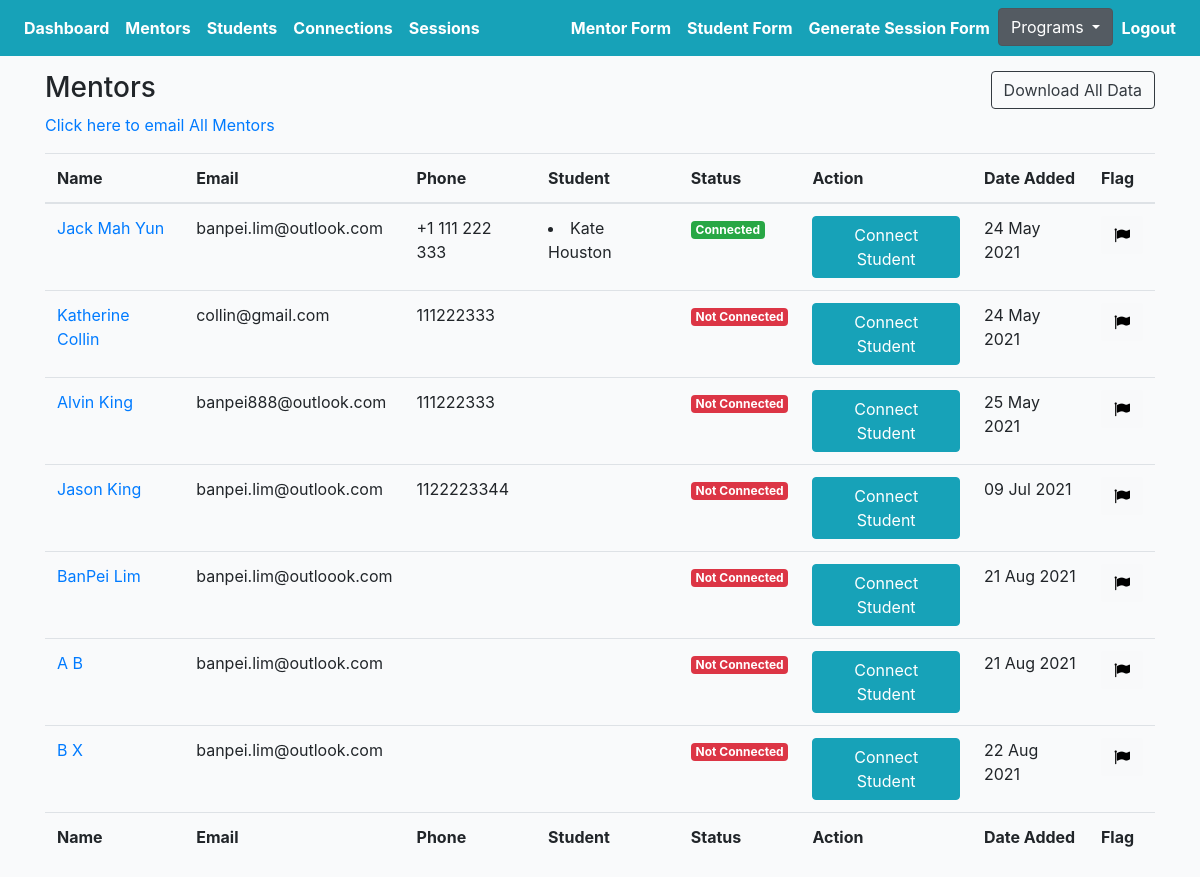
/mentoring/mentors/ (signed in), run on an earlier commit of the app's database.
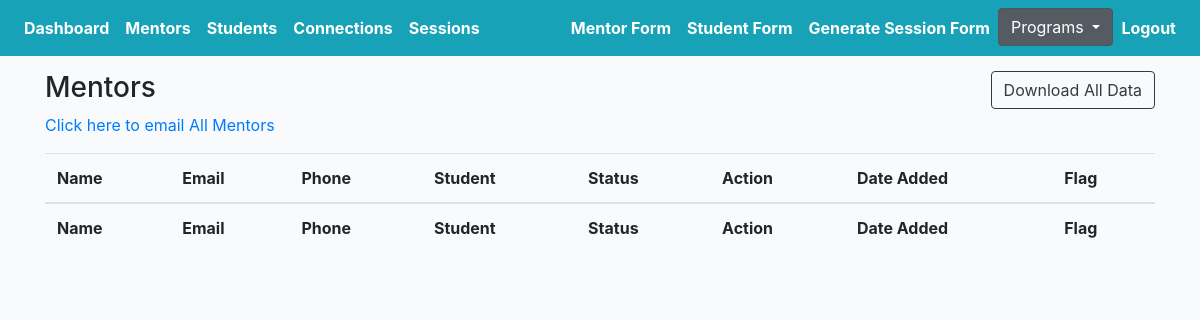
And on a later commit of the database.
### mprofiles/models.py (models this page shows, shortened)
class Mentor(models.Model):
    avatar = models.ImageField(default='avatar.png', upload_to='avatars/')
    first_name = models.CharField(max_length=200, blank=True)
    last_name = models.CharField(max_length=200, blank=True)
    email = models.EmailField(max_length=200, blank=True)
    phone = models.CharField(max_length=200, blank=True)
    address = models.CharField(max_length=200, blank=True)
    spanish = models.CharField(null=True, blank=True, max_length=200, choices=SPANISH_CHOICES)
    language = models.TextField(null=True, blank=True, max_length=1000)
    emergency_contact = models.TextField(null=True, blank=True, max_length=1000)
    employment_status = models.CharField(max_length=200, choices=EMPLOYMENT_CHOICES)
    employer_info = models.TextField(null=True, blank=True, max_length=1000)
    partner = models.CharField(null=True, blank=True, max_length=200, choices=PARTNER_CHOICES)
    hear = models.TextField(null=True, blank=True, max_length=1000)
    experience = models.TextField(null=True, blank=True, max_length=1000)
    reason = models.TextField(null=True, blank=True, max_length=1000)
    know = models.TextField(null=True, blank=True, max_length=1000)
    question1 = models.CharField(null=True, blank=True, max_length=200, choices=QUESTION_CHOICES)
    answer1 = models.TextField(null=True, blank=True, max_length=1000)
    question2 = models.CharField(null=True, blank=True, max_length=200, choices=QUESTION_CHOICES)
    answer2 = models.TextField(null=True, blank=True, max_length=1000)
    support = models.ManyToManyField(Support, blank=True, related_name='supports')
    prefer_sex = models.CharField(max_length=200, choices=GENDER_CHOICES)
    geographical = models.CharField(max_length=200, choices=GEOGRAPHICAL_CHOICES)
    commit = models.CharField(null=True, blank=True, max_length=200, choices=YES_NO)
    available = models.CharField(null=True, blank=True, max_length=200, choices=YES_NO)
    seminar = models.CharField(null=True, blank=True, max_length=200, choices=YES_NO)
    signature = models.TextField(null=True, blank=True, max_length=1000)
    grant = models.CharField(max_length=200, choices=GRANT_CHOICES)
    cont_student_bridge = models.TextField(null=True, blank=True, max_length=1000)
    check = models.CharField(null=True, blank=True, max_length=200, choices=YES_NO)
    question = models.TextField(null=True, blank=True, max_length=1000)
    friends = models.ManyToManyField(Student, blank=True, related_name='mentors')
    updated = models.DateTimeField(auto_now=True)
    created = models.DateTimeField(auto_now_add=True)
    slug = models.SlugField(unique=True, blank=True)
    flag = models.BooleanField(default=False)
    note = models.TextField(null=True, blank=True, max_length=1000)
    ethnic = models.CharField(null=True, blank=True, max_length=200, choices=ETHNIC_CHOICES)
    def get_absolute_url(self):
        return reverse("mprofiles:mentor-profiles-detail", kwargs={"slug": self.slug})
    def get_friends(self):
        return self.friends.all()
    __initial_first_name = None
    __initial_last_name = None
    def __init__(self, *args, **kwargs):
        super().__init__(*args, **kwargs)
        self.__initial_first_name = self.first_name
        self.__initial_last_name = self.last_name

class Student(models.Model):
    avatar = models.ImageField(default='avatar.png', upload_to='avatars/')
    first_name = models.CharField(max_length=200, blank=True)
    last_name = models.CharField(max_length=200, blank=True)
    email = models.EmailField(max_length=200, blank=True)
    phone = models.CharField(max_length=200, blank=True)
    address = models.CharField(max_length=200, blank=True)
    grade = models.CharField(max_length=200, blank=True)
    school = models.CharField(max_length=200, blank=True)
    academic_advisor = models.ForeignKey(Academicadvisor, null=True, blank=True, on_delete=models.CASCADE, related_name='academic_advisor')
    academic_advisor_email = models.EmailField(max_length=200, blank=True)
    reason = models.TextField(null=True, blank=True, max_length=1000)
    know = models.TextField(null=True, blank=True, max_length=1000)
    question1 = models.CharField(max_length=200, choices=QUESTION_CHOICES)
    answer1 = models.TextField(null=True, blank=True, max_length=1000)
    question2 = models.CharField(max_length=200, choices=QUESTION_CHOICES)
    answer2 = models.TextField(null=True, blank=True, max_length=1000)
    prefer_sex = models.CharField(max_length=200, choices=GENDER_CHOICES)
    geographical = models.CharField(max_length=200, choices=GEOGRAPHICAL_CHOICES)
    commit = models.CharField(null=True, blank=True, max_length=200, choices=YES_NO)
    available = models.CharField(null=True, blank=True, max_length=200, choices=YES_NO)
    seminar = models.CharField(null=True, blank=True, max_length=200, choices=YES_NO)
    understand = models.CharField(null=True, blank=True, max_length=200, choices=YES_NO)
    signature = models.CharField(null=True, blank=True, max_length=200, choices=YES_NO)
    updated = models.DateTimeField(auto_now=True)
    created = models.DateTimeField(auto_now_add=True)
    slug = models.SlugField(unique=True, blank=True)
    flag = models.BooleanField(default=False)
    note = models.TextField(null=True, blank=True, max_length=1000)
    __initial_first_name = None
    __initial_last_name = None
    def __init__(self, *args, **kwargs):
        super().__init__(*args, **kwargs)
        self.__initial_first_name = self.first_name
        self.__initial_last_name = self.last_name

### mprofiles/views.py (the view)
# urls.py: path('mentors/', MentorProfileListView.as_view(), name='mentor-profiles-list'),
@method_decorator(login_required, name='dispatch')
@method_decorator(allowed_users(allowed_roles=['mentor', 'admin']), name='dispatch')
class MentorProfileListView(ListView):
    model = Mentor
    template_name = 'mentor/mentor-profile-list.html'
    def get_queryset(self):
        qs = Mentor.objects.all()
        return qs
    def get_context_data(self, **kwargs):
        context = super().get_context_data(**kwargs)
        recipients = list(i for i in Mentor.objects.values_list('email', flat=True))
        recipients = ("; ".join(recipients))
        context["recipients"] = recipients
        return context

### templates/mentor/mentor-profile-list.html (shortened to what this page needs)
{% extends 'mbase.html' %}
{% load static %}
{% block stylesheet %}{% static '/css/my_invites.css' %}{% endblock %}
{% block content %}
<div class="row">
    <div class="col-auto mr-auto">
        <h3>Mentors</h3>
    </div>
    <div class="col-auto">
        <div class="btn-group" role="group" aria-label="Basic example">
            <form action="{% url 'mprofiles:export-mentoring-mentor-list' %}" method="POST">
                <button type="submit" class="btn btn-outline-dark">Download All Data</button>
            </form>
        </div>
    </div>
</div>
<p><a href="mailto:{{recipients}}">Click here to email All Mentors</a>
    <div class="table-responsive-lg">
        <table id="myTable" class="table">
            <thead>
                <tr>
                    <th scope="col">Name</th>
                    <th scope="col">Email</th>
                    <th scope="col">Phone</th>
                    <th scope="col">Student</th>
                    <th scope="col">Status</th>
                    <th scope="col">Action</th>
                    <th scope="col">Date Added</th>
                    <th scope="col">Flag</th>
                </tr>
            </thead>
            <tfoot>
                <tr>
                    <th>Name</th>
                    <th>Email</th>
                    <th>Phone</th>
                    <th>Student</th>
                    <th>Status</th>
                    <th>Action</th>
                    <th>Date Added</th>
                    <th>Flag</th>
                </tr>
            </tfoot>
            <tbody>
                {% for obj in object_list %}
                <tr>
                    <td><a href="{{obj.get_absolute_url}}">{{obj.first_name}} {{obj.last_name}}</a></td>
                    <td>{{obj.email}}</td>
                    <td>{{obj.phone}}</td>
                    <td>{% for friend in obj.get_friends %}<li>{{friend.first_name}} {{friend.last_name}} </li>{% endfor %}</td>
                    <td>
                        {% for friend in obj.get_friends %}
                        <div><span class="badge badge-success">Connected</span></div>
                        {% empty %}
                        <div><span class="badge badge-danger">Not Connected</div>
                        {% endfor %}
                    </td>
                    <td><a href="{% url 'mprofiles:mentor-connect-detail' obj.slug %}"><button type="submit"
                                class="btn btn-info">Connect Student</button></a></td>
                    <td>{{ obj.created |date:"d M Y"  }}</td>
                    <td>
                        <form action="{% url 'mprofiles:flag-mentor' %}" method="POST" class='like-form' id='{{obj.id}}'>
                            <button type="submit" class="like_btn btn btn-light like-btn{{obj.id}}">
                                {% if obj.flag == False %}
                                <i class="fa fa-flag thumb{{obj.id}}" style="color:black"></i>
                                {% else %}
                                <i class="fa fa-flag thumb{{obj.id}}" style="color:red"></i>
                                <p class="flag">true</p>
                                {% endif %}
                            </button>
                        </form>
                    </td>
                </tr>
                {% endfor %}
            </tbody>
        </table>
    </div>
    {% endblock content %}

### templates/mbase.html (shortened to what this page needs)
{% load static %}
<!DOCTYPE html>
<html lang="en">
<head>
    <link href="https://netdna.bootstrapcdn.com/bootstrap/4.4.1/css/bootstrap.min.css" rel="stylesheet">
    <link href="https://maxcdn.bootstrapcdn.com/font-awesome/4.3.0/css/font-awesome.min.css" rel="stylesheet">
    <link rel="stylesheet" href="https://cdnjs.cloudflare.com/ajax/libs/Chart.js/2.8.0/Chart.min.css"
 />
    <link rel="stylesheet" type="text/css" href="https://cdn.datatables.net/1.10.22/css/jquery.dataTables.min.css">
    <link rel="stylesheet" href="{% static '/css/base.css' %}">
    <link rel="stylesheet" href="{% block stylesheet %}{% endblock %}">
    <link href="https://nightly.datatables.net/css/jquery.dataTables.css" rel="stylesheet" type="text/css" />
    <link rel="stylesheet" type="text/css"
        href="https://cdnjs.cloudflare.com/ajax/libs/select2/4.0.3/css/select2.min.css">
    <link href="//cdn.datatables.net/buttons/1.6.2/css/buttons.dataTables.min.css" rel="stylesheet" />
</head>
<body>
    <header class="pb-3">
        {% include 'mnavbar.html' %}
    </header>
    <div class="container">
        {% block content %}
        {% endblock content %}
    </div>
</body>
</html>

### templates/mnavbar.html (shortened to what this page needs)
<nav class="navbar navbar-expand-lg navbar-dark bg-info fixed-top">
    <div class="collapse navbar-collapse" id="navbarSupportedContent">
        <ul class="navbar-nav mr-auto">
            <li class="nav-item active">
                <a class="nav-link" style="font-weight: bold" href="{% url 'mprofiles:dashboard' %}">Dashboard</a>
            </li>
            <li class="nav-item active">
                <a class="nav-link" style="font-weight: bold"
                    href="{% url 'mprofiles:mentor-profiles-list' %}">Mentors</a>
            </li>
            <li class="nav-item active">
                <a class="nav-link" style="font-weight: bold"
                    href="{% url 'mprofiles:student-profiles-list' %}">Students</a>
            </li>
            <li class="nav-item active">
                <a class="nav-link" style="font-weight: bold"
                    href="{% url 'mprofiles:connection-list' %}">Connections</a>
            </li>
            <li class="nav-item active">
                <a class="nav-link" style="font-weight: bold" href="{% url 'mprofiles:session-list' %}">Sessions</a>
            </li>
        </ul>
        <ul class="navbar-nav ml-auto">
            <li class="nav-item active">
                <a class="nav-link" style="font-weight: bold" href="{% url 'mprofiles:mentor-profile-form' %}"
                    target="_blank">Mentor Form</a>
            </li>
            <li class="nav-item active">
                <a class="nav-link" style="font-weight: bold" href="{% url 'mprofiles:student-profile-form' %}"
                    target="_blank">Student Form</a>
            </li>
            {% ifequal user.groups.all.0.name "admin" %}
            <li class="nav-item active">
                <a class="nav-link" style="font-weight: bold"
                    href="{% url 'mprofiles:generate-session-form' %}">Generate
                    Session Form</a>
            </li>
            <div class="dropdown show">
                <a class="btn btn-secondary dropdown-toggle" href="#" role="button" id="dropdownMenuLink"
                    data-toggle="dropdown" aria-haspopup="true" aria-expanded="false">
                    Programs
                </a>
            </div>
            {% endifequal %}
            <li class="nav-item active">
                <a class="nav-link" style="font-weight: bold" href="{% url 'logout' %}">Logout</a>
            </li>
        </ul>
    </div>
</nav>

### core/static/css/base.css (style rules this page uses)
.container { width: 100%; padding-right: 15px; padding-left: 15px; margin-right: auto; margin-left: auto; margin-top: 55px; }
body { background:#FAFAFA; }

### core/static/css/my_invites.css (style rules this page uses)
body { margin-top:20px; background:#FAFAFA; }
body { background-color: #f9fafb; margin-top:0px; }

What changed in the data, as far as the page shows it:
removed Mentor: first_name "Jack", last_name "Mah Yun", email "banpei.lim@outlook.com", phone "+1 111 222 333", created "24 May 2021"
removed Student: first_name "Kate", last_name "Houston"
removed Mentor: first_name "Katherine", last_name "Collin", email "collin@gmail.com", phone "111222333", created "24 May 2021"
removed Mentor: first_name "Alvin", last_name "King", email "banpei888@outlook.com", phone "111222333", created "25 May 2021"
removed Mentor: first_name "Jason", last_name "King", email "banpei.lim@outlook.com", phone "1122223344", created "09 Jul 2021"
removed Mentor: first_name "BanPei", last_name "Lim", email "banpei.lim@outloook.com", created "21 Aug 2021"
removed Mentor: first_name "A", last_name "B", email "banpei.lim@outlook.com", created "21 Aug 2021"
removed Mentor: first_name "B", last_name "X", email "banpei.lim@outlook.com", created "22 Aug 2021"
